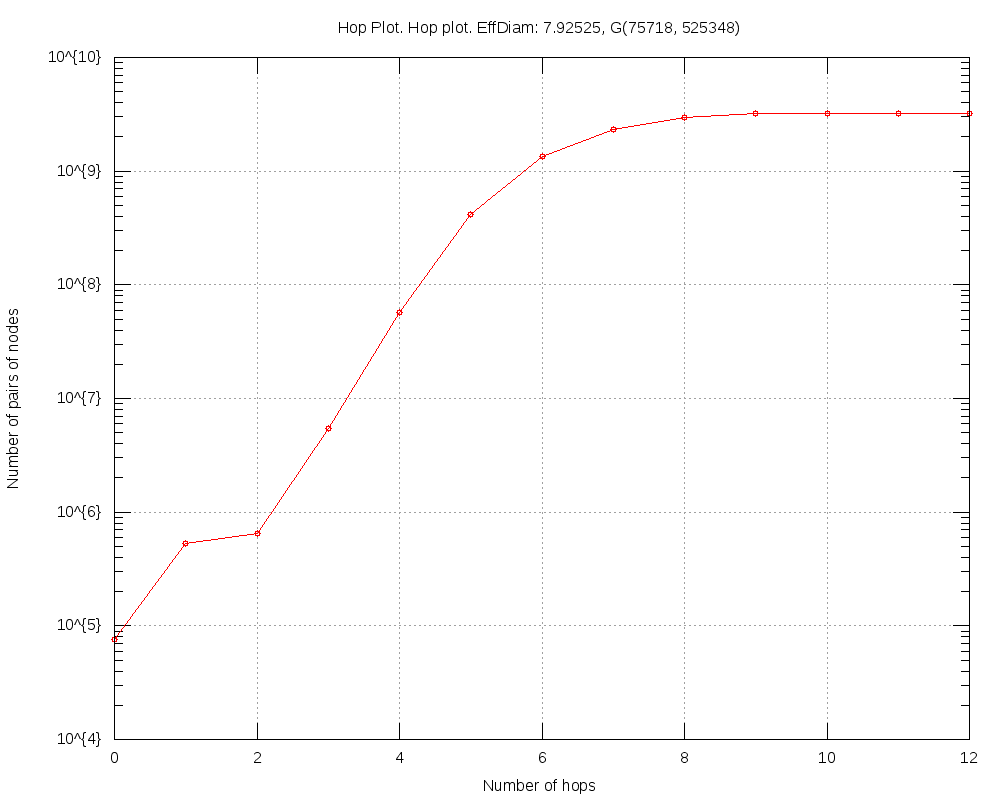

gnuplot code for this plot:
#
# Hop Plot. Hop plot. EffDiam: 7.92525, G(75718, 525348) (Wed Apr 30 17:12:37 2014)
#

set title "Hop Plot. Hop plot. EffDiam: 7.92525, G(75718, 525348)"
set key bottom right
set logscale y 10
set format y "10^{%L}"
set mytics 10
set grid
set xlabel "Number of hops"
set ylabel "Number of pairs of nodes"
set tics scale 2
set terminal png size 1000,800
set output 'hop.FRDG_25.png'
plot 	"hop.FRDG_25.tab" using 1:2 title "" with linespoints pt 6
